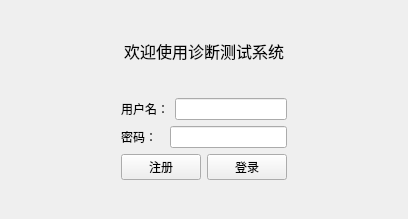
<?xml version="1.0" encoding="UTF-8"?>
<ui version="4.0">
 <class>LoginView</class>
 <widget class="QWidget" name="LoginView">
  <property name="geometry">
   <rect>
    <x>0</x>
    <y>0</y>
    <width>408</width>
    <height>219</height>
   </rect>
  </property>
  <property name="windowTitle">
   <string>登录</string>
  </property>
  <layout class="QVBoxLayout" name="verticalLayout_3">
   <item>
    <spacer name="verticalSpacer">
     <property name="orientation">
      <enum>Qt::Vertical</enum>
     </property>
     <property name="sizeHint" stdset="0">
      <size>
       <width>20</width>
       <height>21</height>
      </size>
     </property>
    </spacer>
   </item>
   <item>
    <widget class="QLabel" name="label">
     <property name="font">
      <font>
       <pointsize>12</pointsize>
      </font>
     </property>
     <property name="text">
      <string>欢迎使用诊断测试系统</string>
     </property>
     <property name="alignment">
      <set>Qt::AlignCenter</set>
     </property>
    </widget>
   </item>
   <item>
    <spacer name="verticalSpacer_2">
     <property name="orientation">
      <enum>Qt::Vertical</enum>
     </property>
     <property name="sizeHint" stdset="0">
      <size>
       <width>20</width>
       <height>22</height>
      </size>
     </property>
    </spacer>
   </item>
   <item>
    <layout class="QHBoxLayout" name="horizontalLayout_4">
     <item>
      <spacer name="horizontalSpacer">
       <property name="orientation">
        <enum>Qt::Horizontal</enum>
       </property>
       <property name="sizeHint" stdset="0">
        <size>
         <width>40</width>
         <height>20</height>
        </size>
       </property>
      </spacer>
     </item>
     <item>
      <layout class="QVBoxLayout" name="verticalLayout_2">
       <item>
        <layout class="QVBoxLayout" name="verticalLayout">
         <item>
          <layout class="QHBoxLayout" name="horizontalLayout">
           <item>
            <widget class="QLabel" name="label_2">
             <property name="text">
              <string>用户名：</string>
             </property>
            </widget>
           </item>
           <item>
            <widget class="QLineEdit" name="inputUserName"/>
           </item>
          </layout>
         </item>
         <item>
          <layout class="QHBoxLayout" name="horizontalLayout_2">
           <item>
            <widget class="QLabel" name="label_3">
             <property name="text">
              <string>密码：  </string>
             </property>
            </widget>
           </item>
           <item>
            <widget class="QLineEdit" name="inputUserPassword"/>
           </item>
          </layout>
         </item>
        </layout>
       </item>
       <item>
        <layout class="QHBoxLayout" name="horizontalLayout_3">
         <item>
          <widget class="QPushButton" name="btSignUp">
           <property name="text">
            <string>注册</string>
           </property>
          </widget>
         </item>
         <item>
          <widget class="QPushButton" name="btSignIn">
           <property name="text">
            <string>登录</string>
           </property>
          </widget>
         </item>
        </layout>
       </item>
      </layout>
     </item>
     <item>
      <spacer name="horizontalSpacer_2">
       <property name="orientation">
        <enum>Qt::Horizontal</enum>
       </property>
       <property name="sizeHint" stdset="0">
        <size>
         <width>40</width>
         <height>20</height>
        </size>
       </property>
      </spacer>
     </item>
    </layout>
   </item>
   <item>
    <spacer name="verticalSpacer_3">
     <property name="orientation">
      <enum>Qt::Vertical</enum>
     </property>
     <property name="sizeHint" stdset="0">
      <size>
       <width>20</width>
       <height>21</height>
      </size>
     </property>
    </spacer>
   </item>
  </layout>
 </widget>
 <resources/>
 <connections/>
</ui>
